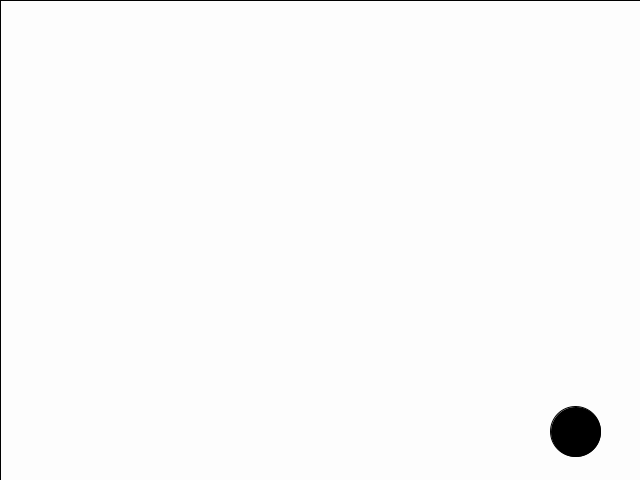
Frame 1 (no input)
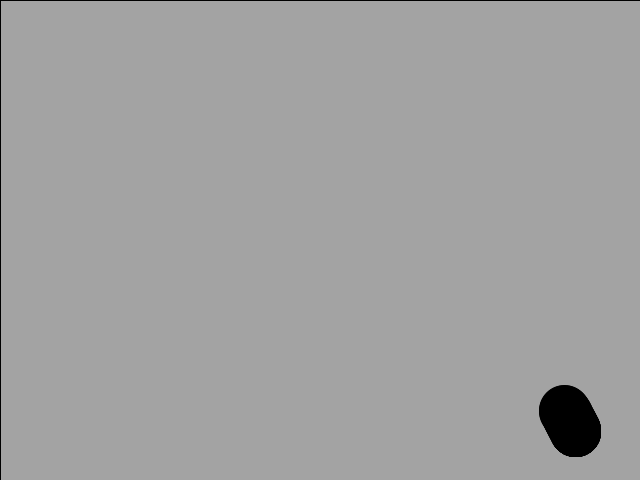
Frame 60 (the mouse pressed at the canvas centre just before this capture)
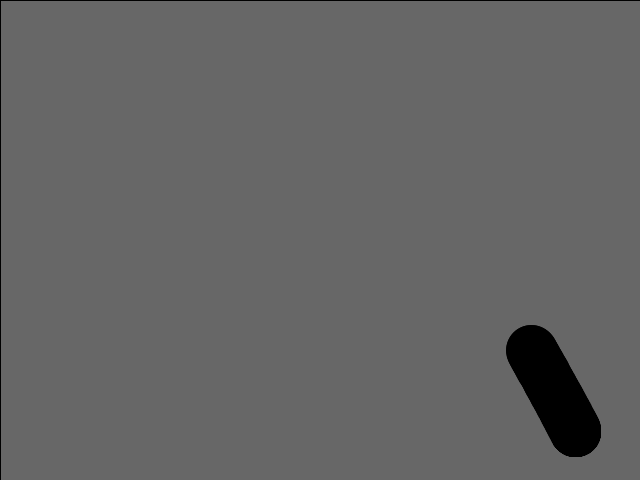
Frame 120 (the mouse held since frame 60 and released just before this capture)

The Processing sketch that drew these frames (run headless with seeded random() and noise(); from frame 60 on, the mouse is pressed at the canvas centre):

// Processing sketch: Mother
// ── Mother.pde
void setup() {
  //open a window
  size(640, 480);
background(255);

}
void draw() {
  
fill (1, 2);
rect(0, 0, width, height);
  translate(width/2, height/2);
  fill(0);
  ellipse(cos(frameCount*.005)*width*0.4, cos(frameCount*.008)*height*0.4, 50, 50);
}
